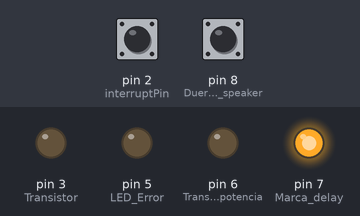
Simulated run of this sketch. Board: Arduino Nano, built with avr-gcc and run on an emulated ATmega328P. On the bench: output pins drawn as LEDs (lit = HIGH). Dashed ring = blinking. The test bench sets the inputs (shaded band); at power-on: pin 2 (interruptPin) HIGH, pin 8 (Duerme_speaker) HIGH. Sleep ends after the set time or at an interrupt; storage starts empty; the audio player accepts every command and is not drawn.

Above: at 5.0 s.
5.1 s: pin 2 (interruptPin) pulled LOW for 0.15 s
At 5.21 s:
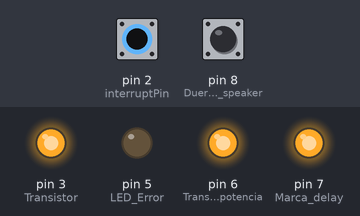
6.9 s: pin 2 (interruptPin) pulled LOW for 3.2 s
At 7.17 s:
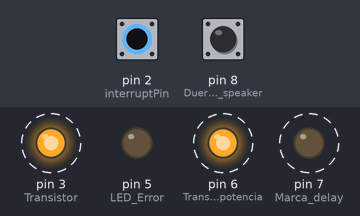
Timing chart, 0 to 12.0 s (numbered marks = the images above; inputs shaded):
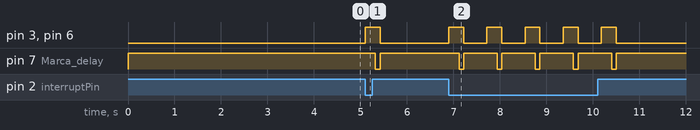

The sketch:

Reproductor.ino
```cpp
/**
 * EMPIEZA DORMIDO
 *
 * El código reproduce archivos de audio en formato wav de 8 bit, entre 8 a 32 kHz, en mono.
   El nombre del archivo wav tiene que tener menos de 8 carácteres (sin considerar la extensión wav).
 *
 * Los archivos wav a reproducir se encuentran en la carpeta Audio.
 *
 * Los audios que reproducen son 2: "Real" y "Sint".
 *
 * Se despierta a la hora dada por Comienza_reproduccion (Grabadora) por el pin 2 y se duerme a una hora dada por
   Corta_reproduccion (Grabadora) mediante una señal del pin 8.
 *
 * En cada ciclo de reproducción se reproducen archivos wav distintos, primero el "Real" y luego el "Sint"
 *
 * Hay un pin ("cable") determinado como output que hace marcar al grabador una especie de "delay"
   entre archivos wav a reproducir. Este delay se configura desde la GRABADORA.
 *
 * ****************************************************************************
 * SE UTILIZAN 3 PINES (+ GND interconectadas)  ENTRE GRABADORA Y REPRODUCTOR *
 * ****************************************************************************
 *
 */

#include <avr/sleep.h>
#include <SD.h>
#define SD_ChipSelectPin 10
#include <TMRpcm.h>
#include <SPI.h>
#define interruptPin 2

TMRpcm audio;
//==============================================================================
//==============================================================================
//Configurable

//Variables:

String wav_1 = "Audio/Real.wav"; // Nombre de los archivos wav a reproducir.
String wav_2 = "Audio/Sint.wav"; // El nombre tiene que tener menos de 8 carácteres (ej: Sint -> 4 carácteres)

//Conexiones:

uint8_t Transistor = 3;
uint8_t RST_PIN = 4; // Se conecta al pin RST del arduino.
uint8_t LED_Error = 5;
uint8_t Transistor_potencia = 6; // Es el transistor del amplificador de potencia
uint8_t Marca_delay = 7;
uint8_t Duerme_speaker = 8;
uint8_t Speaker = 9; //Está conectado el Speaker, NO CAMBIAR PARA ARDUINO NANO O MINI.

//=================================================================================
//==============================================================================
//NO CONFIGURABLE

char fileName[20];
String fileToPlay;

volatile boolean Controlador = false;
volatile boolean Aviso = false;
volatile boolean cont_delay =false;
volatile boolean Control_inicio = true;
volatile boolean Control_canto = false;

//==============================================================================
void LedError() {
  digitalWrite(LED_Error, LOW);
  for (int j = 1; j < 6; j++) {
    digitalWrite(LED_Error, HIGH);
    delay(1000);
    digitalWrite(LED_Error, LOW);
    delay(1000);
  }
  pinMode(RST_PIN,  OUTPUT);
  digitalWrite(RST_PIN, LOW);
}
//==============================================================================
void wakeUp(){
  sleep_disable();
  detachInterrupt(0);
}
//==============================================================================
void setup(){
  pinMode(interruptPin, INPUT_PULLUP);
  pinMode(Duerme_speaker, INPUT_PULLUP);
  pinMode(Marca_delay, OUTPUT);
  pinMode(LED_Error,OUTPUT);
  pinMode(Transistor, OUTPUT);
  pinMode(Transistor_potencia, OUTPUT);
  audio.speakerPin = Speaker;

  digitalWrite(Marca_delay,HIGH);

  delay(5000); //para que no se reproduzca el audio al inicio.
  digitalWrite(Transistor_potencia,LOW);
  //----------------------------------
  digitalWrite(Transistor,LOW);
  sleep_enable();
  attachInterrupt(0, wakeUp, LOW);
  set_sleep_mode(SLEEP_MODE_PWR_DOWN);
  sleep_cpu(); //Modo de bajo consumo
  //----------------------------------
}

void loop(){

  if(audio.isPlaying()==0 && Control_inicio==1){
    digitalWrite(Transistor,HIGH);
    digitalWrite(Transistor_potencia,HIGH);
    digitalWrite(Speaker,HIGH);
    if(Aviso==0){
      fileToPlay=wav_1;
      Control_canto = true;
    }
    else if (Aviso==1){
      fileToPlay = wav_2;
      Control_canto = false;
    }
    delay(100);
    if (!SD.begin(SD_ChipSelectPin)) LedError();
    delay(100);
    fileToPlay.toCharArray(fileName,20); // convierte un string en char
    audio.quality(1);
    audio.play(fileName);
    cont_delay=true;
    Control_inicio=false;
  }

  if(audio.isPlaying()==0 && cont_delay==1){
    Control_inicio=true;
    cont_delay=false;
    digitalWrite(Marca_delay,LOW);
    delay(100);
    digitalWrite(Marca_delay,HIGH);
    digitalWrite(Speaker,LOW);
    digitalWrite(Transistor_potencia,LOW);
    //----------------------------------
    digitalWrite(Transistor,LOW);
    sleep_enable();
    attachInterrupt(0, wakeUp, LOW);
    set_sleep_mode(SLEEP_MODE_PWR_DOWN);
    delay(500);
    sleep_cpu(); //Modo de bajo consumo
    //----------------------------------

  }

 if (digitalRead(Duerme_speaker)==0){
    if(Control_canto==1){
      Aviso=true;
    }
    else if (Control_canto==0){
      Aviso=false;
    }
    Control_inicio=true;
    audio.stopPlayback();
    digitalWrite(Speaker,LOW);
    digitalWrite(Transistor_potencia,LOW);
    //----------------------------------
    digitalWrite(Transistor,LOW);
    sleep_enable();
    attachInterrupt(0, wakeUp, LOW);
    set_sleep_mode(SLEEP_MODE_PWR_DOWN);
    delay(500);
    sleep_cpu(); //Modo de bajo consumo
    //----------------------------------
  }
}
```

Measured:
- after the input at 5.1 s, pin 3 (Transistor), pin 6 (Transistor_potencia): LOW → HIGH at once, → LOW 0.32 s later; pin 7 (Marca_delay): HIGH → LOW after 0.22 s, → HIGH 0.10 s later
- after the input at 6.9 s, pin 3 (Transistor), pin 6 (Transistor_potencia): alternates HIGH for 0.32 s and LOW for 0.50 s, 10 changes in all, then stays LOW, starting at once; pin 7 (Marca_delay): alternates HIGH for 0.72 s and LOW for 0.10 s, 10 changes in all, then stays HIGH, starting after 0.22 s
